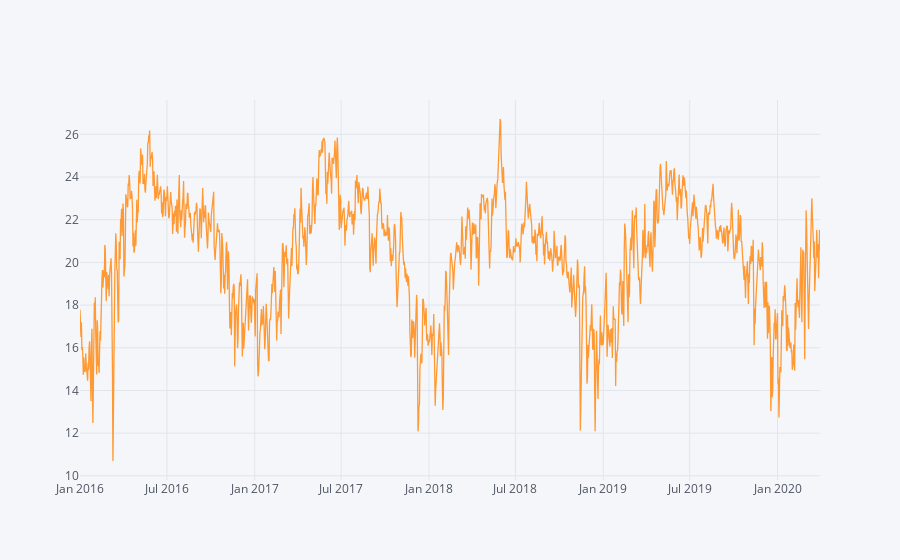

Here is the notebook cell this chart was saved with:
### Code cell
temp1.iplot()

### Figure 1 — Plotly figure (JSON) as saved in the notebook; plotly's stock layout.template omitted (floating-point values rounded to 4 significant figures; data arrays with more than 128 entries replaced by an {"elided": "..."} marker saying what was removed)
{"data": [{"line": {"color": "rgba(255, 153, 51, 1.0)", "dash": "solid", "shape": "linear", "width": 1.3}, "mode": "lines", "name": "None", "text": "", "type": "scatter", "x": {"elided": "1551 str values"}, "y": {"elided": "1551 float values"}}], "layout": {"legend": {"bgcolor": "#F5F6F9", "font": {"color": "#4D5663"}}, "paper_bgcolor": "#F5F6F9", "plot_bgcolor": "#F5F6F9", "title": {"font": {"color": "#4D5663"}}, "xaxis": {"gridcolor": "#E1E5ED", "showgrid": true, "tickfont": {"color": "#4D5663"}, "title": {"font": {"color": "#4D5663"}, "text": ""}, "zerolinecolor": "#E1E5ED"}, "yaxis": {"gridcolor": "#E1E5ED", "showgrid": true, "tickfont": {"color": "#4D5663"}, "title": {"font": {"color": "#4D5663"}, "text": ""}, "zerolinecolor": "#E1E5ED"}}}
